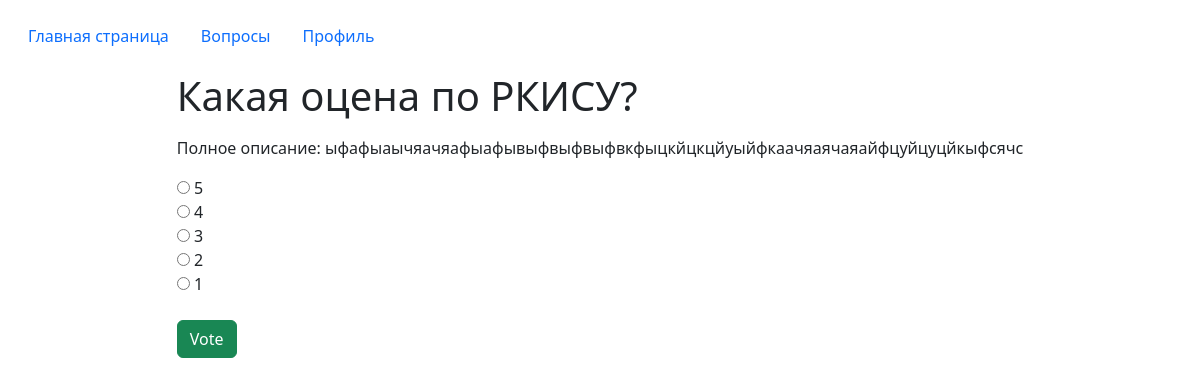
/1/ (signed in), run on the app's committed database.
### polls/models.py (models this page shows, shortened)
class Question(models.Model):
    question_text = models.CharField(max_length=200)
    pub_date = models.DateTimeField('date published')
    life_time = models.DateTimeField(default=datetime.now() + timedelta(days=1), verbose_name='Время жизни', null=False)
    votes = models.IntegerField(default=0)
    img = models.ImageField(null=True, default='default.jpg', upload_to='images/question')
    description = models.TextField(max_length=600, null=True)
    description2 = models.TextField(max_length=600, null=True)

class Choice(models.Model):
    question = models.ForeignKey(Question, on_delete=models.CASCADE)
    choice_text = models.CharField(max_length=200)
    votes = models.IntegerField(default=0)

### polls/views.py (the view)
# urls.py: path('<int:pk>/', views.DetailView.as_view(), name='detail'),
class DetailView(generic.DetailView):
    model = Question
    template_name = 'polls/detail.html'

### polls/templates/polls/detail.html (shortened to what this page needs)
{% extends "base.html" %}
{% block content %}
{% if question %}
<div class="d-flex justify-content-center align-items-center">
    {% if user.is_authenticated %}
    <form action="{% url 'polls:vote' question.id %}" method="post">
        <fieldset>
            <legend>
                <h1>{{question.question_text}}</h1>
            </legend>
            {% if not user.profile.voted %}
            <p>Полное описание: {{ question.description2 }}</p>
            {% for choice in question.choice_set.all %}
            <input type="radio" name="choice" id="choice{{forloop.counter}}" value="{{choice.id}}">
            <label for="choice{{forloop.counter}}">{{choice.choice_text}}</label><br>
            {% endfor %}
            {% endif %}
        </fieldset>
    <br>
    {% if user.profile.voted %}
        <h3>Вы уже проголосовали!</h3>
    {% else %}
        <input type="submit" value="Vote" class="btn btn-success">
    {% endif %}
    </form>
    {% else %}
        <h1>Вы не авторизованы!</h1>
    {% endif %}
</div>
{% else %}
<div class="d-flex justify-content-center align-items-center">
    <h1>Такого вопроса не существует</h1>
</div>
{% endif %}
{% endblock %}

### data on the page
Question: question_text "Какая оцена по РКИСУ?", description2 "ыфафыаычяачяафыафывыфвыфвыфвкфыцкйцкцйуыйфкаачяаячаяайфцуйцуцйкыфсячс"
Choice: choice_text "5"
Choice: choice_text "4"
Choice: choice_text "3"
Choice: choice_text "2"
Choice: choice_text "1"
